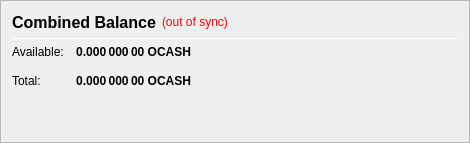
                   <widget class="QFrame" name="frame_CombinedBalances">
                    <property name="minimumSize">
                     <size>
                      <width>470</width>
                      <height>0</height>
                     </size>
                    </property>
                    <property name="frameShape">
                     <enum>QFrame::StyledPanel</enum>
                    </property>
                    <property name="frameShadow">
                     <enum>QFrame::Raised</enum>
                    </property>
                    <layout class="QVBoxLayout" name="verticalLayout_5">
                     <item>
                      <layout class="QHBoxLayout" name="horizontalLayout_5" stretch="0,0,0">
                       <item>
                        <widget class="QLabel" name="label_5z">
                         <property name="minimumSize">
                          <size>
                           <width>0</width>
                           <height>20</height>
                          </size>
                         </property>
                         <property name="font">
                          <font>
                           <pointsize>12</pointsize>
                           <weight>75</weight>
                           <bold>true</bold>
                          </font>
                         </property>
                         <property name="toolTip">
                          <string>Combined Balance (including unconfirmed and immature coins)</string>
                         </property>
                         <property name="text">
                          <string>Combined Balance</string>
                         </property>
                        </widget>
                       </item>
                       <item>
                        <widget class="QLabel" name="labelWalletStatus">
                         <property name="cursor">
                          <cursorShape>WhatsThisCursor</cursorShape>
                         </property>
                         <property name="toolTip">
                          <string>The displayed information may be out of date. Your wallet automatically synchronizes with the OCASH network after a connection is established, but this process has not completed yet.</string>
                         </property>
                         <property name="styleSheet">
                          <string notr="true">QLabel { color: red; }</string>
                         </property>
                         <property name="text">
                          <string notr="true">(out of sync)</string>
                         </property>
                         <property name="alignment">
                          <set>Qt::AlignLeading|Qt::AlignLeft|Qt::AlignVCenter</set>
                         </property>
                        </widget>
                       </item>
                       <item>
                        <spacer name="horizontalSpacer_1">
                         <property name="orientation">
                          <enum>Qt::Horizontal</enum>
                         </property>
                         <property name="sizeHint" stdset="0">
                          <size>
                           <width>40</width>
                           <height>20</height>
                          </size>
                         </property>
                        </spacer>
                       </item>
                      </layout>
                     </item>
                     <item>
                      <widget class="Line" name="line_CombinedBalance">
                       <property name="minimumSize">
                        <size>
                         <width>0</width>
                         <height>1</height>
                        </size>
                       </property>
                       <property name="maximumSize">
                        <size>
                         <width>16777215</width>
                         <height>1</height>
                        </size>
                       </property>
                       <property name="orientation">
                        <enum>Qt::Horizontal</enum>
                       </property>
                      </widget>
                     </item>
                     <item>
                      <layout class="QGridLayout" name="gridLayout_3">
                       <property name="spacing">
                        <number>12</number>
                       </property>
                       <item row="1" column="0">
                        <widget class="QLabel" name="labelBalanceTextz">
                         <property name="text">
                          <string>Available:</string>
                         </property>
                        </widget>
                       </item>
                       <item row="1" column="1">
                        <widget class="QLabel" name="labelBalancez">
                         <property name="font">
                          <font>
                           <weight>75</weight>
                           <bold>true</bold>
                          </font>
                         </property>
                         <property name="cursor">
                          <cursorShape>IBeamCursor</cursorShape>
                         </property>
                         <property name="toolTip">
                          <string>Your current spendable balance</string>
                         </property>
                         <property name="text">
                          <string notr="true">0.000 000 00 OCASH</string>
                         </property>
                         <property name="alignment">
                          <set>Qt::AlignRight|Qt::AlignTrailing|Qt::AlignVCenter</set>
                         </property>
                         <property name="textInteractionFlags">
                          <set>Qt::LinksAccessibleByMouse|Qt::TextSelectableByKeyboard|Qt::TextSelectableByMouse</set>
                         </property>
                        </widget>
                       </item>
                       <item row="2" column="0">
                        <widget class="QLabel" name="labelTotalTextz">
                         <property name="text">
                          <string>Total:</string>
                         </property>
                        </widget>
                       </item>
                       <item row="2" column="1">
                        <widget class="QLabel" name="labelTotalz">
                         <property name="font">
                          <font>
                           <weight>75</weight>
                           <bold>true</bold>
                          </font>
                         </property>
                         <property name="cursor">
                          <cursorShape>IBeamCursor</cursorShape>
                         </property>
                         <property name="toolTip">
                          <string>Total Balance, including all unavailable coins.</string>
                         </property>
                         <property name="text">
                          <string notr="true">0.000 000 00 OCASH</string>
                         </property>
                         <property name="alignment">
                          <set>Qt::AlignRight|Qt::AlignTrailing|Qt::AlignVCenter</set>
                         </property>
                         <property name="textInteractionFlags">
                          <set>Qt::LinksAccessibleByMouse|Qt::TextSelectableByKeyboard|Qt::TextSelectableByMouse</set>
                         </property>
                        </widget>
                       </item>
                       <item row="2" column="3">
                        <spacer name="horizontalSpacer_2">
                         <property name="orientation">
                          <enum>Qt::Horizontal</enum>
                         </property>
                         <property name="sizeHint" stdset="0">
                          <size>
                           <width>40</width>
                           <height>20</height>
                          </size>
                         </property>
                        </spacer>
                       </item>
                      </layout>
                     </item>
                     <item>
                      <spacer name="verticalSpacer_1">
                       <property name="orientation">
                        <enum>Qt::Vertical</enum>
                       </property>
                       <property name="sizeHint" stdset="0">
                        <size>
                         <width>20</width>
                         <height>40</height>
                        </size>
                       </property>
                      </spacer>
                     </item>
                    </layout>
                   </widget>
